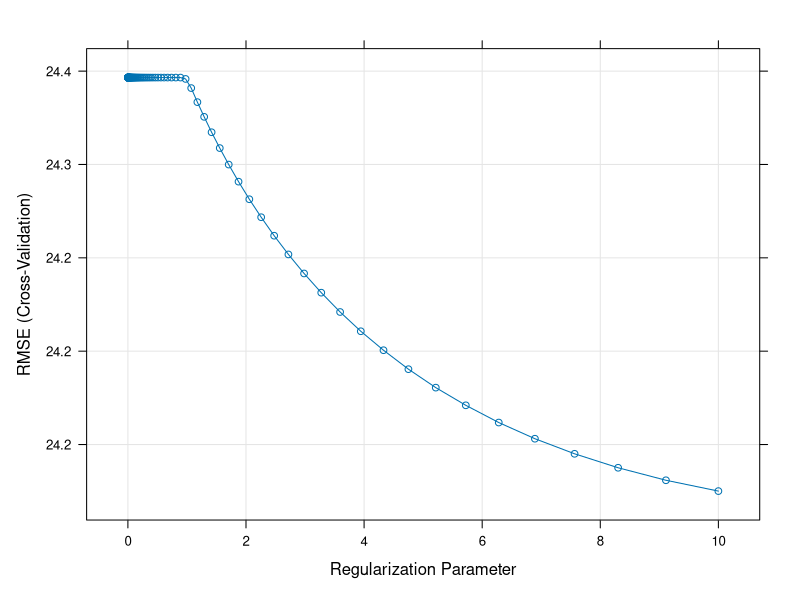
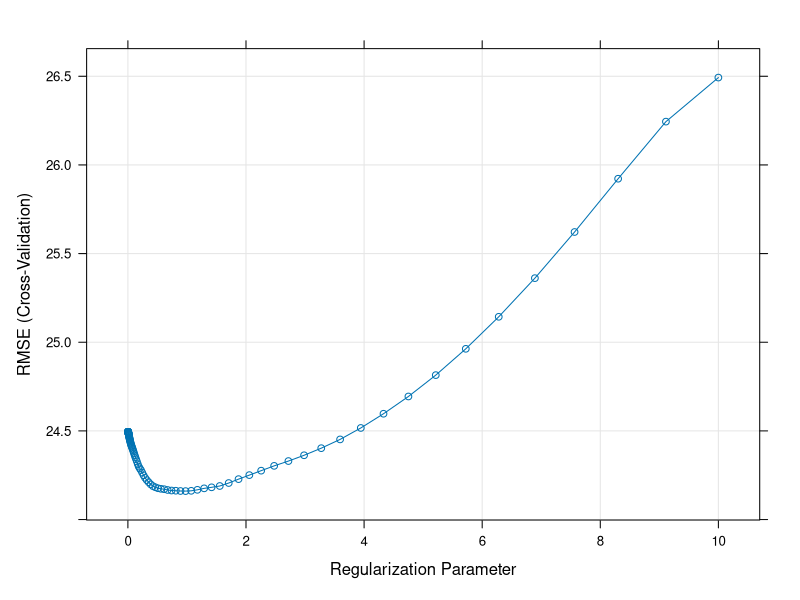
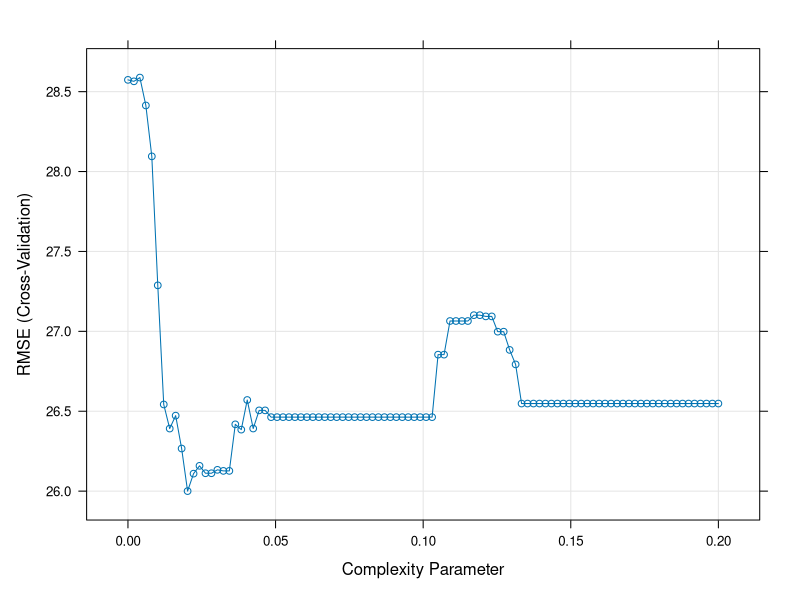
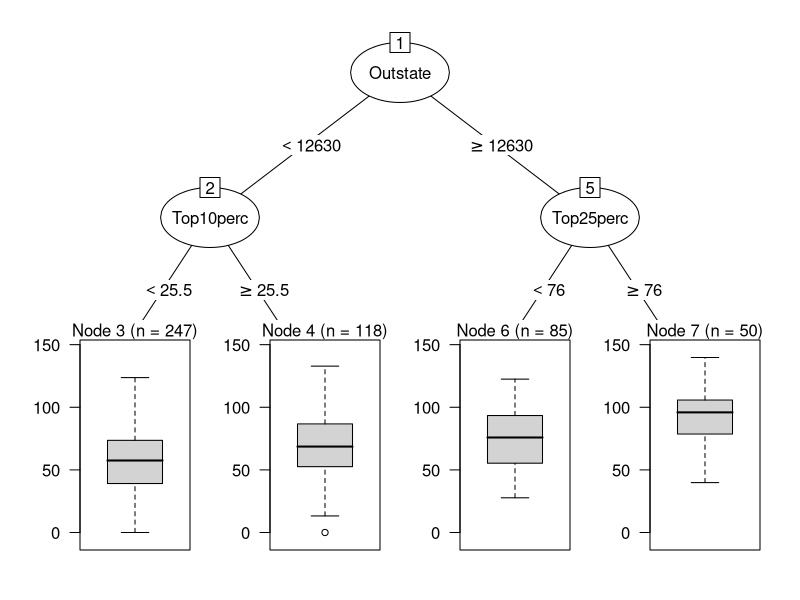
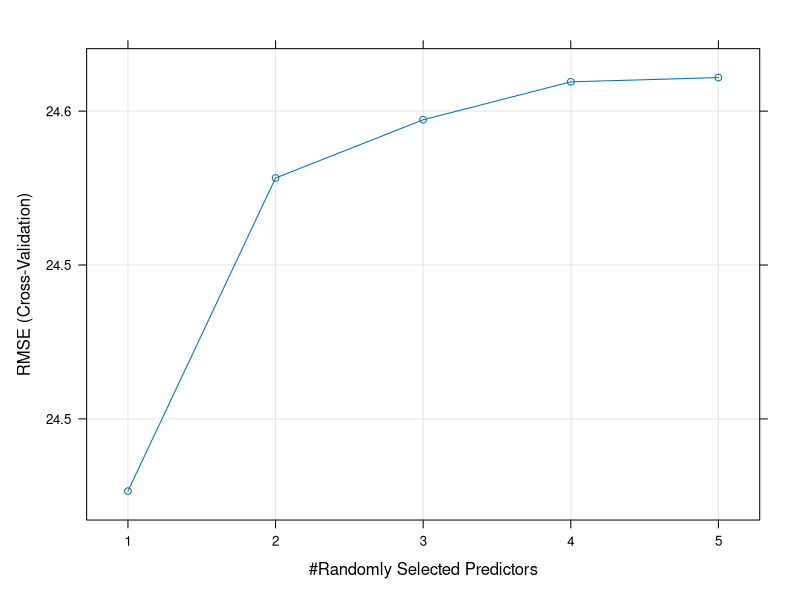

These charts were generated, in order, by the following R code:
## ---- chunk 1
knitr::opts_chunk$set(comment = NA, 
                      fig.width = 6, 
                      fig.height = 6,
                      fig.align = 'center',
                      echo = FALSE, 
                      eval = FALSE, 
                      warning = FALSE,
                      message = FALSE)

options(digits = 3)

set.seed(100)
## ---- chunk 2
# Load datasets locally
library(tidyverse)
college_train <- read_csv("1_Data/college_train.csv")
college_test <- read_csv("1_Data/college_test.csv")
house_train <- read_csv("1_Data/house_train.csv")
house_test <- read_csv("1_Data/house_test.csv")
## ---- chunk 3
# Load packages necessary for this script
library(tidyverse)
library(caret)
library(party)
library(partykit)
## ---- chunk 4
# Read college data
college_train <- read_csv(file = "1_Data/college_train.csv")
college_test <- read_csv(file = "1_Data/college_test.csv")

# Convert all character features to factor
college_train <- college_train %>%
  mutate_if(is.character, factor) 
college_test <- college_test %>%
          mutate_if(is.character, factor)
## ---- chunk 5
# Use 10-fold cross validation
ctrl_cv <- trainControl(method = "cv", 
                        number = 10) 
## ---- chunk 6
# Standard regression 
graduation_glm <- train(form = Grad.Rate ~ .,
                   data = college_train,
                   method = "glm",
                   trControl = ctrl_cv)
## ---- chunk 7
# Show final model
graduation_glm$finalModel
## ---- chunk 8
# Vector of lambda values to try
lambda_vec <- 10 ^ (seq(-3, 1, length = 100))
## ---- chunk 9
# Ridge regression
graduation_ridge <- train(form = Grad.Rate ~ .,
                          data = college_train,
                          method = "glmnet",
                          trControl = ctrl_cv,
                          preProcess = c("center", "scale"),    # Standardise
                          tuneGrid = data.frame(alpha = 0,      # Ridge penalty
                                                lambda = lambda_vec)) # Penalty weight

## ---- chunk 10
graduation_ridge
## ---- chunk 11
plot(graduation_ridge)
## ---- chunk 12
# Get coefficients from best lambda value
coef(graduation_ridge$finalModel, 
     graduation_ridge$bestTune$lambda)
## ---- chunk 13
# Save fitted value
glm_fit <- predict(graduation_glm)
## ---- chunk 14
# Lasso regression 
graduation_lasso <- train(form = Grad.Rate ~ .,
                          data = college_train,
                          method = "glmnet",
                          trControl = ctrl_cv,
                          preProcess = c("center", "scale"),   # Standardise
                          tuneGrid = data.frame(alpha = 1,     # Lasso penalty
                                                 lambda = lambda_vec)) # Penalty weight
## ---- chunk 15
graduation_lasso
## ---- chunk 16
plot(graduation_lasso)
## ---- chunk 17
# Get coefficients from best lambda value
coef(graduation_lasso$finalModel, 
     graduation_lasso$bestTune$lambda)
## ---- chunk 18
# store criteria
criterion_train <- college_train$Grad.Rate
criterion_test <- college_test$Grad.Rate
## ---- chunk 19
# store fitted values
glm_fit <- predict(graduation_glm)
ridge_fit <- predict(graduation_ridge)
lasso_fit <- predict(graduation_lasso)
## ---- chunk 20
# evaluate fit
postResample(pred = glm_fit, obs = criterion_train)
postResample(pred = ridge_fit, obs = criterion_train)
postResample(pred = lasso_fit, obs = criterion_train)
## ---- chunk 21
# store predicted values
glm_pred <- predict(graduation_glm, newdata = college_test)
ridge_pred <- predict(graduation_ridge, newdata = college_test)
lasso_pred <- predict(graduation_lasso, newdata = college_test)
## ---- chunk 22
# evaluate fit
postResample(pred = glm_pred, obs = criterion_test)
postResample(pred = ridge_pred, obs = criterion_test)
postResample(pred = lasso_pred, obs = criterion_test)
## ---- chunk 23
# Determine possible values for cp
cp_vec <- seq(from = 0, to = .2, length = 100)
## ---- chunk 24
# Decision tree
graduation_rpart <- train(form = Grad.Rate ~ .,
                  data = college_train,
                  method = "rpart",
                  trControl = ctrl_cv,
                  tuneGrid = data.frame(cp = cp_vec))
## ---- chunk 25
graduation_rpart
## ---- chunk 26
plot(graduation_rpart)
## ---- chunk 27
# Visualise your trees
plot(as.party(graduation_rpart$finalModel)) 
## ---- chunk 28
# mtry candidates
mtry_vec <- 1:5
## ---- chunk 29
# Random forest
graduation_rf <- train(form = Grad.Rate ~ .,
                   data = college_train,
                   method = "rf",
                   trControl = ctrl_cv,
                   tuneGrid = data.frame(mtry = mtry_vec))
## ---- chunk 30
graduation_rf
## ---- chunk 31
plot(graduation_rf)
## ---- chunk 32
# store fitted values
rpart_fit <- predict(graduation_rpart)
rf_fit <- predict(graduation_rf)
## ---- chunk 33
# evaluate fit
postResample(pred = rpart_fit, obs = criterion_train)
postResample(pred = rf_fit, obs = criterion_train)
## ---- chunk 34
# store predicted values
rpart_pred <- predict(graduation_rpart, newdata = college_test)
rf_pred <- predict(graduation_rf, newdata = college_test)
## ---- chunk 35
# evaluate fit
postResample(pred = rpart_pred, obs = criterion_test)
postResample(pred = rf_pred, obs = criterion_test)
## ---- chunk 36
library(tidyverse)
library(ggthemes)
